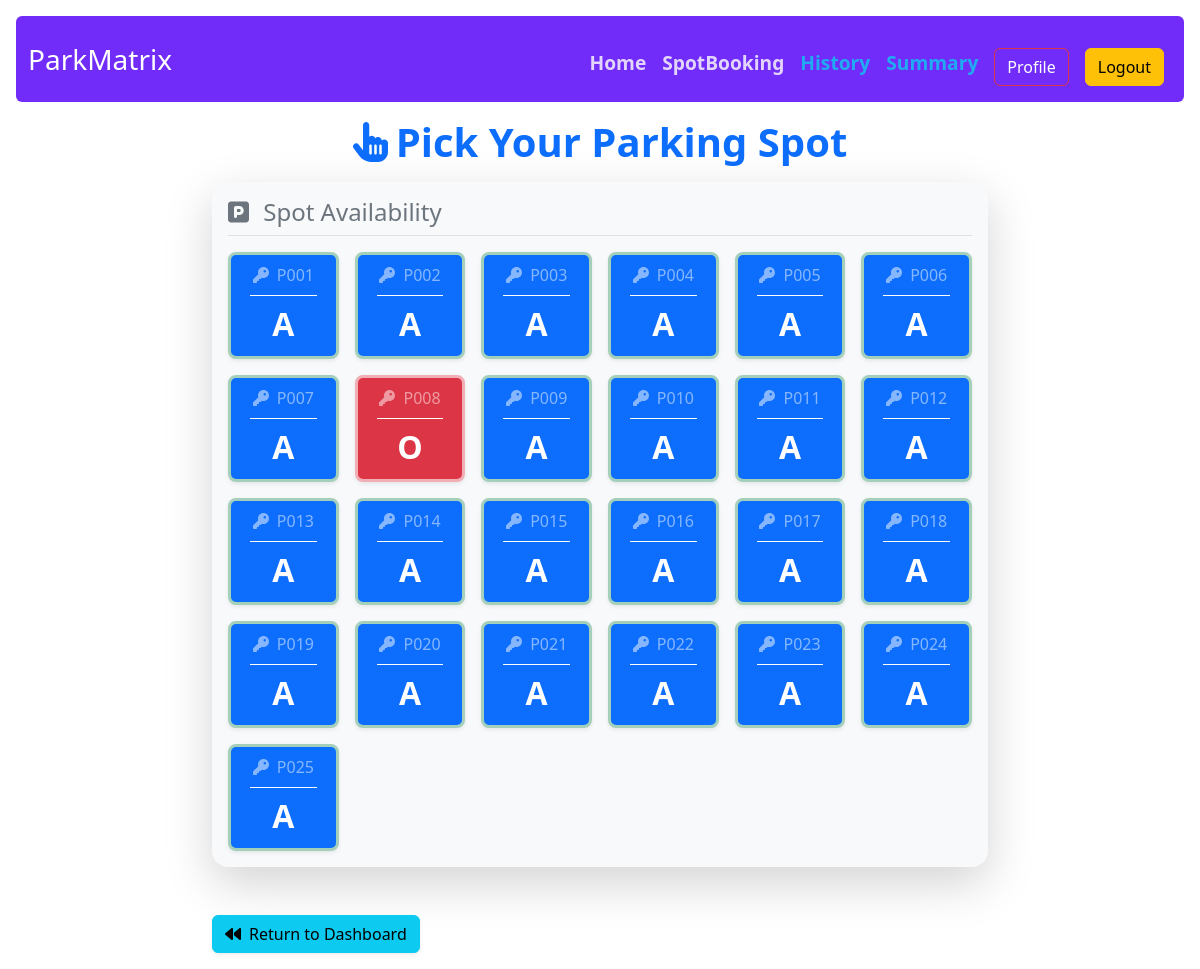
/book_spot/1 (signed in), run on the app's committed database.
### models.py (models this page shows)
class ParkingSpot(db.Model):
    id = db.Column(db.Integer , primary_key = True)
    lot_id = db.Column(db.Integer, db.ForeignKey(ParkingLot.id), nullable = False)
    occupied_status = db.Column(db.Boolean , nullable = False , default = False)
    spot_number = db.Column(db.String(6), nullable = False)
    deleted_spot = db.Column(db.Boolean,default=True,nullable = False)
    booked_spots = db.relationship("Bookedspot", backref="parking_spot", lazy=True)

### routes.py (the view)
@app.route('/book_spot/<int:lot_id>')
@auth_required
def book_spot(lot_id):
    user = User.query.get(session['user_id'])
    if Bookedspot.query.filter_by(user_id=user.id, vehicle_released=False).first():
        flash("You already have an active booking.")
        return redirect(url_for('user_dashboard'))
    spots = ParkingSpot.query.filter_by(lot_id=lot_id).all()
    if not spots:
        flash("Invalid lot or no spots available.")
        return redirect(url_for('user_dashboard'))
    return render_template('lots_list.html', spots=spots)

### routes.py (called while the page is built)
@app.context_processor
def inject_user():
    user = None
    if 'user_id' in session:
        user = User.query.get(session['user_id'])
    return dict(user=user)

def auth_required(func):
    @wraps(func)
    def inner(*args, **kwargs):
        if 'user_id' in session:
            return func(*args, **kwargs)
        else:
            flash("Please log in first.")
            return redirect(url_for('login'))
    return inner

### templates/lots_list.html (shortened to what this page needs)
{% extends 'layout.html' %}
{% block content %}
<div class="container-fluid my-3">
    <h1 class="text-center text-primary fw-bold mb-3"><i class="fa-solid fa-hand-pointer me-2"></i>Pick Your Parking Spot</h1>
    <div class="row justify-content-center">
        <div class="col-12 col-md-10 col-lg-8">
            <div class="p-3 bg-light rounded-4 shadow-lg mb-3">
                <h2 class="text-start fs-4 mb-3 border-bottom pb-2 text-secondary">
                    <i class="fa-solid fa-square-parking me-2"></i> Spot Availability
                </h2>
                <div class="row row-cols-3 row-cols-md-4 row-cols-lg-6 g-3 justify-content-start">
                    {% for spot in spots %}
                        <div class="col">
                            {% if not spot.occupied_status %}
                                <a href="{{ url_for('book_this_spot', spot_id = spot.id) }}" class="text-decoration-none d-block h-100">
                                    <button type="button" class="btn btn-primary w-100 h-100 shadow-sm border border-3 border-success-subtle rounded-3 d-flex flex-column align-items-center justify-content-between p-2">
                                        <p class="fs-6 text-white-50 fw-light mb-1"><i class="fa-solid fa-key me-1"></i> {{ spot.spot_number }}</p>
                                        <div class="w-75 border-bottom border-1 border-white my-1"></div>
                                        <p class="fs-2 fw-bold mb-0">A</p>
                                    </button>
                                </a>
                            {% else %}
                                <div class="bg-danger text-white w-100 h-100 shadow-sm border border-3 border-danger-subtle rounded-3 d-flex flex-column align-items-center justify-content-between p-2">
                                    <p class="fs-6 text-white-50 fw-light mb-1"><i class="fa-solid fa-key me-1"></i> {{ spot.spot_number }}</p>
                                    <div class="w-75 border-bottom border-1 border-white my-1"></div>
                                    <p class="fs-2 fw-bold mb-0">O</p>
                                </div>
                            {% endif %}
                        </div>
                    {% endfor %}
                </div>
            </div>
            <div class="text-start mt-5">
                <a href="{{ url_for('return_to_dashboard') }}" class="btn btn-info shadow-sm">
                    <i class="fa-solid fa-backward me-2"></i>Return to Dashboard
                </a>
            </div>
        </div>
    </div>
</div>
{% endblock %}

### templates/layout.html (shortened to what this page needs)
<!DOCTYPE html>
<html lang="en">
<head>
    <link href="https://cdn.jsdelivr.net/npm/bootstrap@5.3.8/dist/css/bootstrap.min.css" rel="stylesheet"
>
    <link rel="stylesheet" href="https://cdnjs.cloudflare.com/ajax/libs/font-awesome/6.5.1/css/all.min.css">
</head>
<body style="margin: 0; padding: 0;">
    {% include 'navbar.html' with context %}
    {% block content %}
    {% endblock %}
</body>
</html>

### templates/navbar.html (shortened to what this page needs)
<nav class="navbar navbar-expand-lg m-3 rounded navbar-dark"
    style="position:sticky; top:0;z-index: 10;background-color: #712cf9;">
    <div class="container-fluid">
        <a class="navbar-brand text-white fs-3 bolder" href="{{ url_for('index' ) }}">ParkMatrix</a>
        <div class="collapse navbar-collapse" id="navbarNav">
            <ul class="navbar-nav text-white ms-auto mt-2">
                {% if 'user_id' in session %}
                {% if user.is_admin %}
                <li class="nav-item">
                    <a class="nav-link text-white" href="{{ url_for('admin') }}"
                        style="font-size: larger; font-weight:bold; opacity: 0.8;">Home</a>
                </li>
                <li class="nav-item">
                    <a class="nav-link text-white" href="{{ url_for('user_list' ) }}"
                        style="font-size: larger; font-weight:bold; opacity: 0.8;">Users</a>
                </li>
                <li class="nav-item">
                    <a class="nav-link text-white" href="{{ url_for('lot_list' ) }}"
                        style="font-size: larger; font-weight:bold; opacity: 0.8;">Lots</a>
                </li>
                <li class="nav-item">
                    <a class="nav-link text-white" href="{{ url_for('admin_summary' ) }}"
                        style="font-size: larger; font-weight:bold; opacity: 0.8;">Summary</a>
                </li>
                {% else %}
                <li class="nav-item">
                    <a class="nav-link text-white" href="{{ url_for('user_dashboard') }}"
                        style="font-size: larger; font-weight:bold; opacity: 0.8;">Home</a>
                </li>
                <li class="nav-item">
                    <a class="nav-link text-white" href="{{ url_for('spot_list' ) }}"
                        style="font-size: larger; font-weight:bold; opacity: 0.8;">SpotBooking</a>
                </li>
                <li class="nav-item">
                    <a class="nav-link text-info" href="{{ url_for('booking_history' ) }}"
                        style="font-size: larger; font-weight:bold; opacity: 0.8;">History</a>
                </li>
                <li class="nav-item">
                    <a class="nav-link text-info" href="{{ url_for('user_bookings_summary' ) }}"
                        style="font-size: larger; font-weight:bold; opacity: 0.8;">Summary</a>
                </li>
                {% endif %}
                {% endif %}
            </ul>
            {% if 'user_id' in session %}
            <ul class="navbar-nav mt-2">
                <li class="nav-item">
                    <a class="nav-link mt-2" href="{{ url_for('profile') }}"><button type="button"
                            class="btn btn-outline-danger text-white m-0">Profile</button></a>
                </li>
                <li class="nav-item mt-2">
                    <a class="nav-link" href="{{ url_for('logout') }}"><button type="button"
                            class="btn btn-warning m-0">Logout</button></a>
                </li>
            </ul>
            {% endif %}
        </div>
    </div>
</nav>

### data on the page
ParkingSpot: spot_number "P001"
ParkingSpot: spot_number "P002"
ParkingSpot: spot_number "P003"
ParkingSpot: spot_number "P004"
ParkingSpot: spot_number "P005"
ParkingSpot: spot_number "P006"
ParkingSpot: spot_number "P007"
ParkingSpot: spot_number "P008"
ParkingSpot: spot_number "P009"
ParkingSpot: spot_number "P010"
ParkingSpot: spot_number "P011"
ParkingSpot: spot_number "P012"
ParkingSpot: spot_number "P013"
ParkingSpot: spot_number "P014"
ParkingSpot: spot_number "P015"
ParkingSpot: spot_number "P016"
ParkingSpot: spot_number "P017"
ParkingSpot: spot_number "P018"
ParkingSpot: spot_number "P019"
ParkingSpot: spot_number "P020"
ParkingSpot: spot_number "P021"
ParkingSpot: spot_number "P022"
ParkingSpot: spot_number "P023"
ParkingSpot: spot_number "P024"
ParkingSpot: spot_number "P025"
